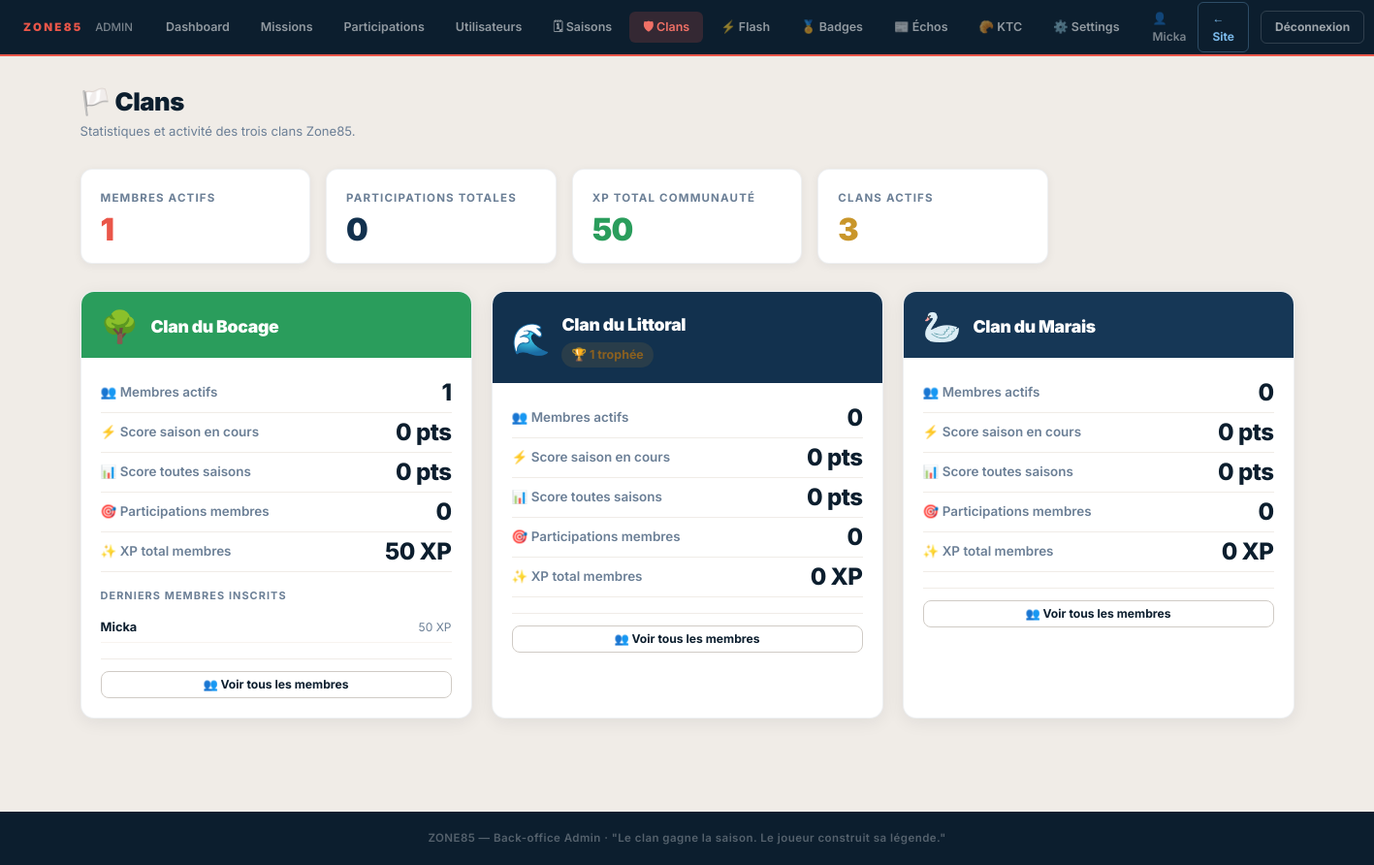
Page /admin/clans.php (signed in) on the committed database.
### tables this page shows
CREATE TABLE `users` (
  `id`                   int(10) UNSIGNED NOT NULL AUTO_INCREMENT,
  `email`                varchar(180) NOT NULL,
  `email_verified_at`    datetime DEFAULT NULL,
  `email_verify_token`   varchar(64) DEFAULT NULL,
  `password_hash`        varchar(255) NOT NULL DEFAULT '',
  `pseudo`               varchar(50) NOT NULL,
  `first_name`           varchar(100) DEFAULT NULL,
  `last_name`            varchar(100) DEFAULT NULL,
  `clan_id`              int(10) UNSIGNED DEFAULT NULL,
  `avatar_type`          enum('preset','generated','upload') NOT NULL DEFAULT 'preset',
  `avatar_config`        longtext DEFAULT NULL CHECK (json_valid(`avatar_config`)),
  `avatar_file`          varchar(255) DEFAULT NULL,
  `bio`                  text DEFAULT NULL,
  `xp_total`             int(10) UNSIGNED NOT NULL DEFAULT 0,
  `level`                tinyint(3) UNSIGNED NOT NULL DEFAULT 1,
  `newsletter_optin`     tinyint(1) DEFAULT 0,
  `notif_missions`       tinyint(1) NOT NULL DEFAULT 1,
  `notif_saisons`        tinyint(1) NOT NULL DEFAULT 1,
  `notif_clan`           tinyint(1) NOT NULL DEFAULT 1,
  `notif_push`           tinyint(1) NOT NULL DEFAULT 0,
  `digest_hebdo`         tinyint(1) NOT NULL DEFAULT 0,
  `accepted_cgu_at`      datetime DEFAULT NULL,
  `accepted_privacy_at`  datetime DEFAULT NULL,
  `role`                 enum('member','moderator','admin') NOT NULL DEFAULT 'member',
  `status`               enum('active','suspended','deleted') NOT NULL DEFAULT 'active',
  `deleted_at`           datetime DEFAULT NULL,
  `delete_requested_at`  datetime DEFAULT NULL,
  `last_login_at`        datetime DEFAULT NULL,
  `login_count`          int(10) UNSIGNED NOT NULL DEFAULT 0,
  `pwa_installed_at`     datetime DEFAULT NULL,
  `pwa_install_count`    tinyint(3) UNSIGNED NOT NULL DEFAULT 0,
  `created_at`           datetime NOT NULL DEFAULT current_timestamp(),
  `updated_at`           datetime NOT NULL DEFAULT current_timestamp() ON UPDATE current_timestamp(),
  PRIMARY KEY (`id`),
  UNIQUE KEY `uq_users_email` (`email`),
  UNIQUE KEY `uq_users_pseudo` (`pseudo`),
  KEY `fk_users_clan` (`clan_id`),
  KEY `idx_users_role` (`role`),
  KEY `idx_users_deleted` (`deleted_at`),
  KEY `idx_users_login` (`last_login_at`)
);

CREATE TABLE `clans` (
  `id`              int(10) UNSIGNED NOT NULL AUTO_INCREMENT,
  `name`            varchar(100) NOT NULL,
  `slug`            varchar(100) NOT NULL,
  `description`     text DEFAULT NULL,
  `mascot_image`    varchar(255) DEFAULT NULL,
  `color_primary`   varchar(20) DEFAULT '#12314e',
  `color_secondary` varchar(20) DEFAULT '#163756',
  `motto`           varchar(255) DEFAULT NULL,
  `cry`             varchar(255) DEFAULT NULL,
  `is_active`       tinyint(1) DEFAULT 1,
  `created_at`      datetime NOT NULL DEFAULT current_timestamp(),
  `updated_at`      datetime NOT NULL DEFAULT current_timestamp() ON UPDATE current_timestamp(),
  PRIMARY KEY (`id`),
  UNIQUE KEY `uq_clans_slug` (`slug`)
);

### includes/auth.php (called while the page is built, shortened)
<?php
function current_user(): ?array {
    $timeout       = defined('SESSION_TIMEOUT') ? SESSION_TIMEOUT : 3600;
    $last_activity = $_SESSION['last_activity'] ?? time();
    return $_SESSION['user'];
}

### includes/functions.php (called while the page is built, shortened)
<?php
function format_xp(int $n): string {
    return number_format($n, 0, ',', ' ') . ' XP';
}
function format_score(int $n): string {
    return number_format($n, 0, ',', ' ') . ' pts';
}
function e(string $str): string {
    return htmlspecialchars($str, ENT_QUOTES, 'UTF-8');
}

### admin/clans.php (the view, shortened to what this page needs)
<?php
require_once '../includes/functions.php';
require_once '../includes/auth.php';
$admin_current    = 'clans';
$pdo = db();
$clan_meta = [
    'bocage'   => ['label' => 'Bocage',   'emoji' => '🌳', 'color' => '#2a7d4f', 'bg' => 'rgba(42,125,79,.08)',  'border' => 'rgba(42,125,79,.25)'],
    'littoral' => ['label' => 'Littoral', 'emoji' => '🌊', 'color' => '#1565c0', 'bg' => 'rgba(21,101,192,.08)', 'border' => 'rgba(21,101,192,.25)'],
    'marais'   => ['label' => 'Marais',   'emoji' => '🦢', 'color' => '#6d4c41', 'bg' => 'rgba(109,76,65,.08)',  'border' => 'rgba(109,76,65,.25)'],
];
$clans_data = [];
if ($pdo) {
    $clan_rows = [];
    try {
        $clan_rows = $pdo->query("SELECT id, name, slug, color_primary FROM clans ORDER BY slug ASC")->fetchAll();
    } catch (PDOException $e) {
        error_log('[ZONE85 admin/clans clan_rows] ' . $e->getMessage());
    }
    $active_season_id = null;
    try {
        $row = $pdo->query("SELECT id FROM seasons WHERE status = 'active' LIMIT 1")->fetch();
        $active_season_id = $row ? (int)$row['id'] : null;
    } catch (PDOException $e) {
        error_log('[ZONE85 admin/clans active_season] ' . $e->getMessage());
    }
    foreach ($clan_rows as $clan) {
        $slug = $clan['slug'];
        $cid  = (int)$clan['id'];
        $meta = $clan_meta[$slug] ?? ['label' => $clan['name'], 'emoji' => '🏳️', 'color' => '#6b7f96', 'bg' => 'rgba(107,127,150,.08)', 'border' => 'rgba(107,127,150,.25)'];
        $entry = [
            'id'              => $cid,
            'slug'            => $slug,
            'name'            => $clan['name'],
            'color'           => $clan['color_primary'] ?: $meta['color'],
            'meta'            => $meta,
            'members_total'   => 0,
            'season_score'    => 0,
            'all_time_score'  => 0,
            'total_parts'     => 0,
            'total_xp'        => 0,
            'last_logs'       => [],
            'recent_members'  => [],
            'trophies'        => 0,
        ];
        try {
            $stmt = $pdo->prepare("SELECT COUNT(*) FROM users WHERE clan_id = :cid AND status = 'active'");
            $stmt->execute([':cid' => $cid]);
            $entry['members_total'] = (int)$stmt->fetchColumn();
        } catch (PDOException $e) {
            error_log('[ZONE85 admin/clans members] ' . $e->getMessage());
        }
        if ($active_season_id) {
            try {
                $stmt = $pdo->prepare("SELECT COALESCE(SUM(points),0) FROM clan_score_logs WHERE clan_id = :cid AND season_id = :sid");
                $stmt->execute([':cid' => $cid, ':sid' => $active_season_id]);
                $entry['season_score'] = (int)$stmt->fetchColumn();
            } catch (PDOException $e) {
                error_log('[ZONE85 admin/clans season_score] ' . $e->getMessage());
            }
        }
        try {
            $stmt = $pdo->prepare("SELECT COALESCE(SUM(points),0) FROM clan_score_logs WHERE clan_id = :cid");
            $stmt->execute([':cid' => $cid]);
            $entry['all_time_score'] = (int)$stmt->fetchColumn();
        } catch (PDOException $e) {
            error_log('[ZONE85 admin/clans all_time] ' . $e->getMessage());
        }
        try {
            $stmt = $pdo->prepare("
                SELECT COUNT(*) FROM participations p
                INNER JOIN users u ON u.id = p.user_id
                WHERE u.clan_id = :cid
            ");
            $stmt->execute([':cid' => $cid]);
            $entry['total_parts'] = (int)$stmt->fetchColumn();
        } catch (PDOException $e) {
            error_log('[ZONE85 admin/clans total_parts] ' . $e->getMessage());
        }
        try {
            $stmt = $pdo->prepare("SELECT COALESCE(SUM(xp_total),0) FROM users WHERE clan_id = :cid AND status = 'active'");
            $stmt->execute([':cid' => $cid]);
            $entry['total_xp'] = (int)$stmt->fetchColumn();
        } catch (PDOException $e) {
            error_log('[ZONE85 admin/clans total_xp] ' . $e->getMessage());
        }
        try {
            $stmt = $pdo->prepare("
                SELECT csl.points, csl.reason, csl.created_at,
                       s.title AS season_title
                FROM clan_score_logs csl
                LEFT JOIN seasons s ON s.id = csl.season_id
                WHERE csl.clan_id = :cid
                ORDER BY csl.created_at DESC
                LIMIT 5
            ");
            $stmt->execute([':cid' => $cid]);
            $entry['last_logs'] = $stmt->fetchAll();
        } catch (PDOException $e) {
            error_log('[ZONE85 admin/clans last_logs] ' . $e->getMessage());
        }
        try {
            $stmt = $pdo->prepare("
                SELECT id, pseudo, xp_total, created_at
                FROM users
                WHERE clan_id = :cid
                ORDER BY created_at DESC
                LIMIT 5
            ");
            $stmt->execute([':cid' => $cid]);
            $entry['recent_members'] = $stmt->fetchAll();
        } catch (PDOException $e) {
            error_log('[ZONE85 admin/clans recent_members] ' . $e->getMessage());
        }
        try {
            $stmt = $pdo->prepare("SELECT COUNT(*) FROM season_trophies WHERE winning_clan_id = :cid");
            $stmt->execute([':cid' => $cid]);
            $entry['trophies'] = (int)$stmt->fetchColumn();
        } catch (PDOException $e) {
            error_log('[ZONE85 admin/clans trophies] ' . $e->getMessage());
        }
        $clans_data[$slug] = $entry;
    }
}
$clans_ordered = [];
foreach (array_keys($clan_meta) as $slug) {
    if (isset($clans_data[$slug])) {
        $clans_ordered[] = $clans_data[$slug];
    }
}
require_once '_admin-header.php';
?>
<div class="adm-page-header">
  <div>
    <h1 class="adm-page-title">🏳️ Clans</h1>
    <p class="adm-page-sub">Statistiques et activité des trois clans Zone85.</p>
  </div>
</div>
<?php if (empty($clans_ordered)): ?>
  <div class="adm-empty">
    <div class="adm-empty-icon">🏳️</div>
    <p>Aucun clan trouvé en base de données.</p>
  </div>
<?php else: ?>
<?php
  $total_members = array_sum(array_column($clans_ordered, 'members_total'));
  $total_parts   = array_sum(array_column($clans_ordered, 'total_parts'));
  $total_xp      = array_sum(array_column($clans_ordered, 'total_xp'));
?>
<div class="adm-stats" style="margin-bottom:28px">
  <div class="adm-stat">
    <div class="adm-stat-label">Membres actifs</div>
    <div class="adm-stat-value coral"><?= number_format($total_members, 0, ',', ' ') ?></div>
  </div>
  <div class="adm-stat">
    <div class="adm-stat-label">Participations totales</div>
    <div class="adm-stat-value blue"><?= number_format($total_parts, 0, ',', ' ') ?></div>
  </div>
  <div class="adm-stat">
    <div class="adm-stat-label">XP total communauté</div>
    <div class="adm-stat-value green"><?= number_format($total_xp, 0, ',', ' ') ?></div>
  </div>
  <div class="adm-stat">
    <div class="adm-stat-label">Clans actifs</div>
    <div class="adm-stat-value amber"><?= count($clans_ordered) ?></div>
  </div>
</div>
<div class="clans-grid">
  <?php foreach ($clans_ordered as $c): ?>
  <?php
    $meta       = $c['meta'];
    $hdr_color  = $c['color'] ?: $meta['color'];
    $slug       = $c['slug'];
  ?>
  <div class="clan-card">
    <div class="clan-card-header" style="background:<?= e($hdr_color) ?>">
      <span class="clan-card-emoji"><?= e($meta['emoji']) ?></span>
      <div>
        <div class="clan-card-name"><?= e($c['name']) ?></div>
        <?php if ($c['trophies'] > 0): ?>
          <span class="clan-trophy-badge" style="margin-top:4px;display:inline-flex">
            🏆 <?= $c['trophies'] ?> trophée<?= $c['trophies'] > 1 ? 's' : '' ?>
          </span>
        <?php endif; ?>
      </div>
    </div>
    <div class="clan-card-body">
      <div class="clan-stat-row">
        <span class="clan-stat-label">👥 Membres actifs</span>
        <span class="clan-stat-val"><?= number_format($c['members_total'], 0, ',', ' ') ?></span>
      </div>
      <div class="clan-stat-row">
        <span class="clan-stat-label">⚡ Score saison en cours</span>
        <span class="clan-stat-val"><?= format_score($c['season_score']) ?></span>
      </div>
      <div class="clan-stat-row">
        <span class="clan-stat-label">📊 Score toutes saisons</span>
        <span class="clan-stat-val"><?= format_score($c['all_time_score']) ?></span>
      </div>
      <div class="clan-stat-row">
        <span class="clan-stat-label">🎯 Participations membres</span>
        <span class="clan-stat-val"><?= number_format($c['total_parts'], 0, ',', ' ') ?></span>
      </div>
      <div class="clan-stat-row">
        <span class="clan-stat-label">✨ XP total membres</span>
        <span class="clan-stat-val"><?= format_xp($c['total_xp']) ?></span>
      </div>
      <?php if (!empty($c['recent_members'])): ?>
      <div class="clan-section-title">Derniers membres inscrits</div>
      <?php foreach ($c['recent_members'] as $mem): ?>
        <div class="clan-member-row">
          <span class="clan-member-pseudo"><?= e($mem['pseudo']) ?></span>
          <span class="clan-member-xp"><?= format_xp((int)($mem['xp_total'] ?? 0)) ?></span>
        </div>
      <?php endforeach; ?>
      <?php endif; ?>
      <div style="margin-top:16px;padding-top:12px;border-top:1px solid #f0ece7">
        <a href="users.php?clan=<?= e($slug) ?>" class="btn-adm btn-adm-ghost btn-adm-sm" style="width:100%;justify-content:center">
          👥 Voir tous les membres
        </a>
      </div>
    </div>
  </div>
  <?php endforeach; ?>
</div>
<?php endif; ?>
<?php require_once '_admin-footer.php'; ?>

### admin/_admin-header.php (shortened to what this page needs)
<?php
$_adm_user = current_user();
$_adm_base  = defined('BASE_URL') ? rtrim(BASE_URL, '/') : '';
$_adm_css   = $_adm_base . '/assets/css/zone85.css';
?>
<!DOCTYPE html>
<html lang="fr">
<head>
  <link rel="stylesheet" href="<?= $_adm_css ?>">
</head>
<body>
<div class="adm-wrap">
<header class="adm-topbar">
  <a class="adm-brand" href="index.php">
    Zone85 <span>Admin</span>
  </a>
  <nav class="adm-topnav">
    <a href="dashboard.php"      <?= ($admin_current ?? '') === 'dashboard'     ? 'class="active"' : '' ?>>Dashboard</a>
    <a href="missions.php"       <?= ($admin_current ?? '') === 'missions'      ? 'class="active"' : '' ?>>Missions</a>
    <a href="participations.php" <?= ($admin_current ?? '') === 'participations'? 'class="active"' : '' ?>>Participations</a>
    <a href="users.php"          <?= ($admin_current ?? '') === 'users'         ? 'class="active"' : '' ?>>Utilisateurs</a>
    <a href="seasons.php"        <?= ($admin_current ?? '') === 'seasons'       ? 'class="active"' : '' ?>>🗓 Saisons</a>
    <a href="clans.php"          <?= ($admin_current ?? '') === 'clans'         ? 'class="active"' : '' ?>>🛡 Clans</a>
    <a href="events.php"         <?= ($admin_current ?? '') === 'events'        ? 'class="active"' : '' ?>>⚡ Flash</a>
    <a href="badges.php"         <?= ($admin_current ?? '') === 'badges'        ? 'class="active"' : '' ?>>🏅 Badges</a>
    <a href="echos.php"          <?= ($admin_current ?? '') === 'echos'         ? 'class="active"' : '' ?>>📰 Échos</a>
    <a href="ktc.php"            <?= ($admin_current ?? '') === 'ktc'           ? 'class="active"' : '' ?>>🥐 KTC</a>
    <a href="settings.php"       <?= ($admin_current ?? '') === 'settings'      ? 'class="active"' : '' ?>>⚙️ Settings</a>
  </nav>
  <div class="adm-topright">
    <span class="adm-user-chip">👤 <?= htmlspecialchars($_adm_user['pseudo'] ?? '', ENT_QUOTES, 'UTF-8') ?></span>
    <a href="<?= $_adm_base ?>/index.php" class="adm-link-site" target="_blank">← Site</a>
    <a href="<?= $_adm_base ?>/logout.php" onclick="return confirm('Se déconnecter ?')">Déconnexion</a>
  </div>
</header>
<main class="adm-main">

### rows in the picture
users: pseudo "Micka", xp_total "50 XP"
clans: emoji "🌳", name "Clan du Bocage", id "1", season_score "0 pts", all_time_score "0 pts", total_parts "0", total_xp "50 XP"
clans: emoji "🌊", name "Clan du Littoral", trophies "1", members_total "0", season_score "0 pts", all_time_score "0 pts", total_parts "0", total_xp "0 XP"
clans: emoji "🦢", name "Clan du Marais", members_total "0", season_score "0 pts", all_time_score "0 pts", total_parts "0", total_xp "0 XP"

### other values in the picture
$total_members "1"
$total_parts "0"
$total_xp "50"
count($clans_ordered) "3"
